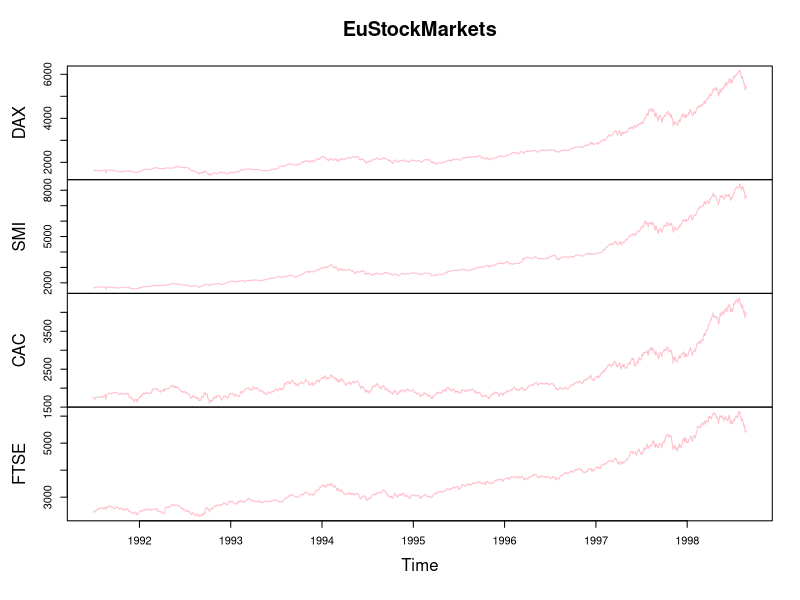
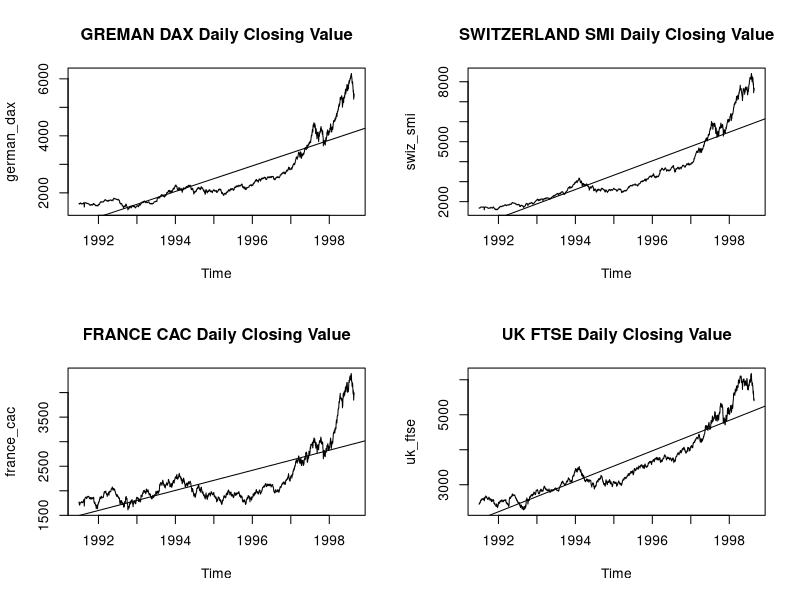
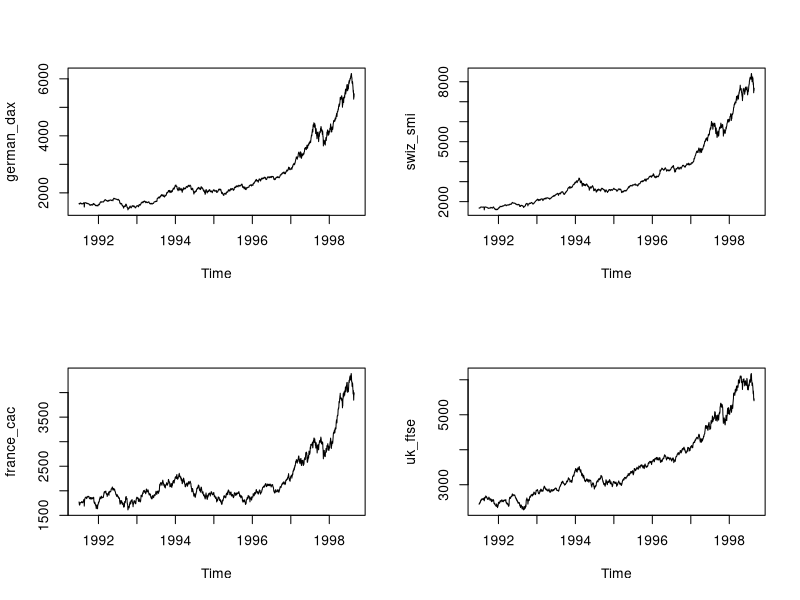
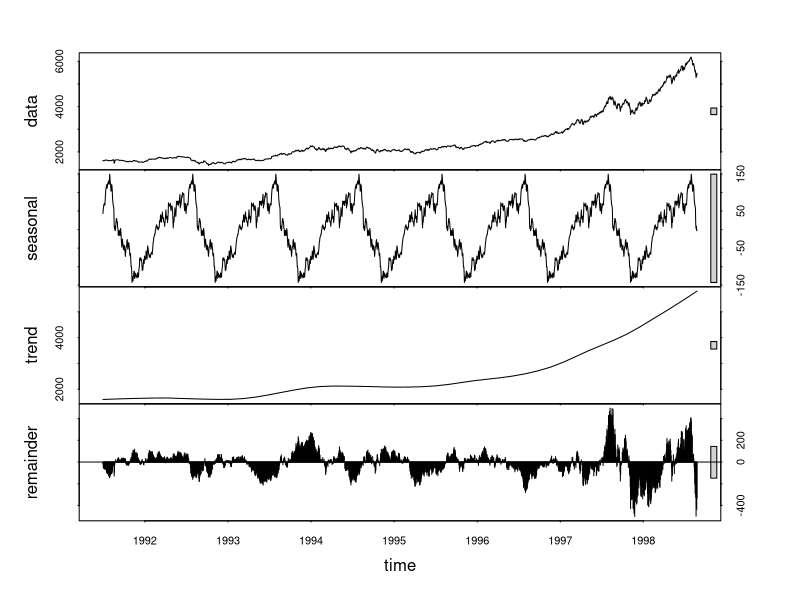
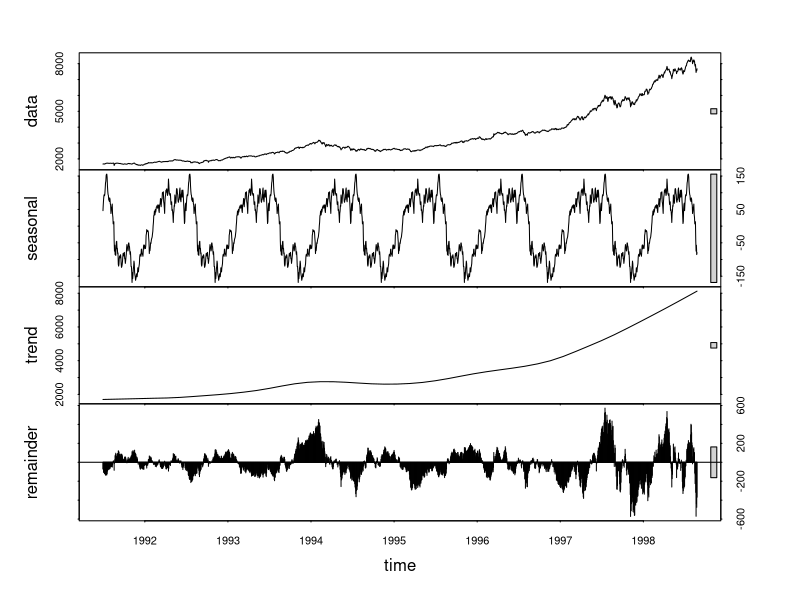
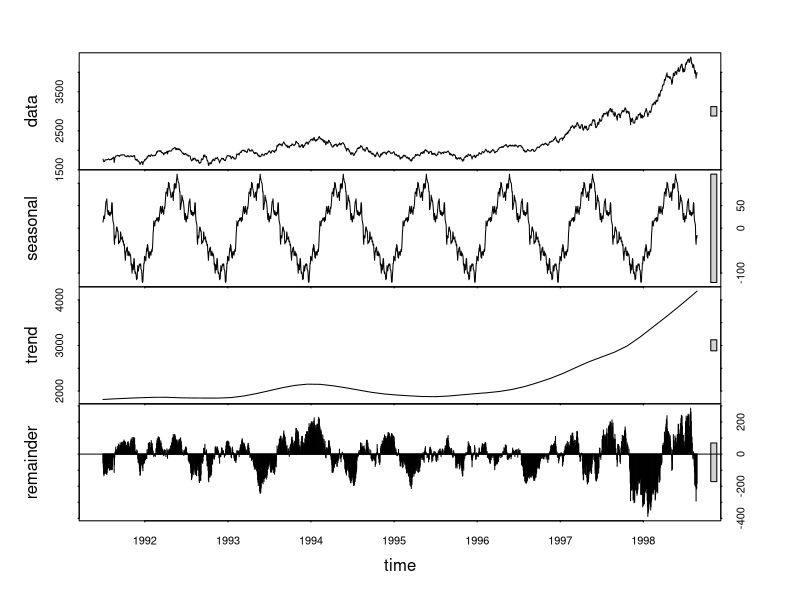
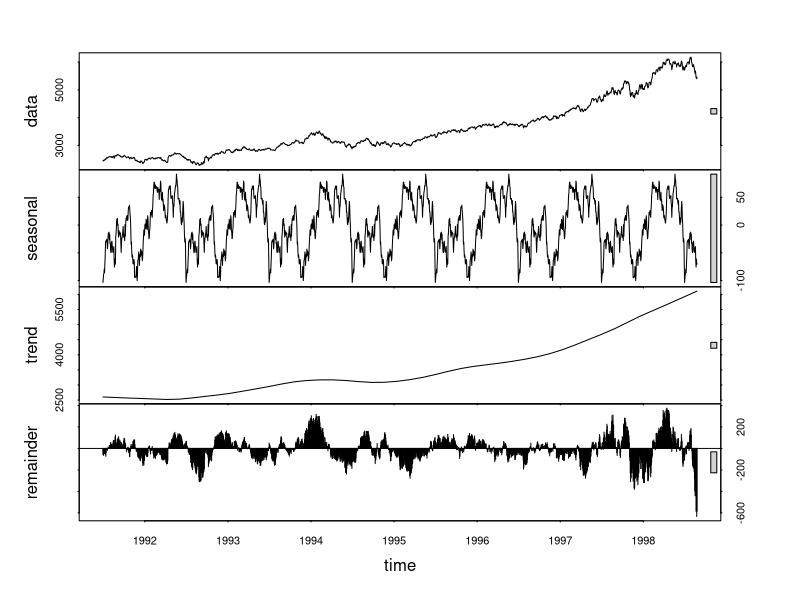
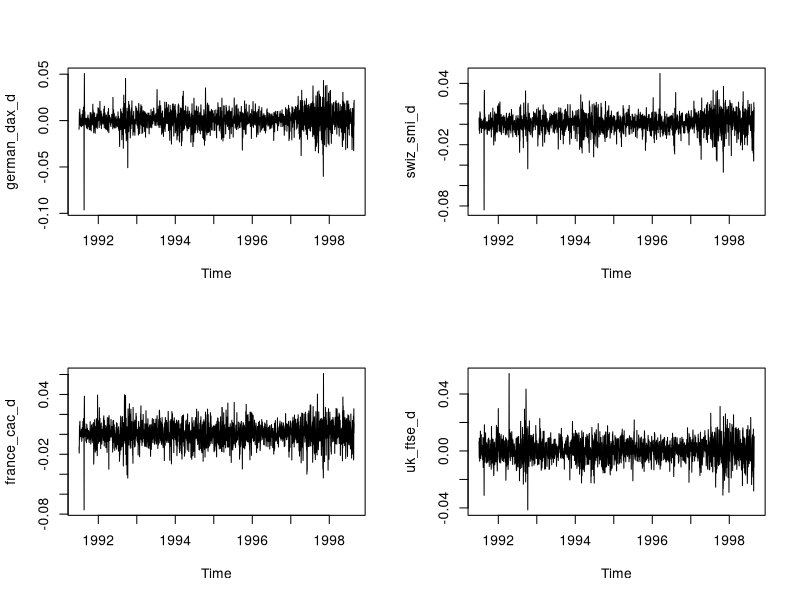

Write the R code that produced these figures, in order.
## ---- chunk 1
library(tseries)
library(forecast)
## ---- chunk 2
data("EuStockMarkets")
EuStockMarkets 
## ---- chunk 3
View(EuStockMarkets) 
head(EuStockMarkets)
## ---- chunk 4
class(EuStockMarkets)#Which class belongs 
## ---- chunk 5
frequency(EuStockMarkets)
start(EuStockMarkets)
end(EuStockMarkets)
## ---- chunk 6
plot.ts(EuStockMarkets,col = "pink")
## ---- chunk 7
summary(EuStockMarkets[,1])
summary(EuStockMarkets[,2])
summary(EuStockMarkets[,3])
summary(EuStockMarkets[,4])
## ---- chunk 8
# Germany DAX (Ibis)
par(mfrow=c(2,2))
EuStock <- EuStockMarkets
dax <- EuStockMarkets[,1]
frequency(dax)
german_dax <- ts(dax, start=start(EuStock), freq=frequency(EuStock))
plot(german_dax, main="GREMAN DAX Daily Closing Value")
abline(reg=lm(dax~time(dax)))

#Switzerland SMI
smi <- EuStockMarkets[,2]
frequency(smi)
swiz_smi <- ts(smi, start=start(EuStock), freq=frequency(EuStock))
plot(swiz_smi, main="SWITZERLAND SMI Daily Closing Value")
abline(reg=lm(smi~time(smi)))

#France CAC
cac <- EuStockMarkets[,3]
frequency(cac)
france_cac <- ts(cac, start=start(EuStock), freq=frequency(EuStock))
plot(france_cac, main="FRANCE CAC Daily Closing Value")
abline(reg=lm(cac~time(cac)))

#UK FTSE
ftse <- EuStockMarkets[,4]
frequency(ftse)
uk_ftse <- ts(ftse, start=start(EuStock), freq=frequency(EuStock))
plot(uk_ftse, main="UK FTSE Daily Closing Value")
abline(reg=lm(ftse~time(ftse)))

## ---- chunk 9
#time(german_dax)
#deltat(german_dax)
cycle(german_dax)
cycle(swiz_smi)
cycle(france_cac)
cycle(uk_ftse)
## ---- chunk 10
par(mfrow=c(2,2))
plot(german_dax)

plot(swiz_smi)

plot(france_cac)

plot(uk_ftse)

## ---- chunk 11

plot(stl(german_dax,s.window = "periodic"))#decompose

plot(stl(swiz_smi,s.window = "periodic"))

plot(stl(france_cac,s.window = "periodic"))

plot(stl(uk_ftse,s.window = "periodic"))
## ---- chunk 12
adf.test(german_dax,k=20)#more than 10 points

adf.test(swiz_smi,k=20)

adf.test(france_cac,k=20)

adf.test(uk_ftse,k=20)
## ---- chunk 13
par(mfrow=c(2,2))
german_dax_d <- diff(log(german_dax))
plot(german_dax_d)

swiz_smi_d <- diff(log(swiz_smi))
plot(swiz_smi_d)

france_cac_d <- diff(log(france_cac))
plot(france_cac_d)

uk_ftse_d <- diff(log(uk_ftse))
plot(uk_ftse_d)
## ---- chunk 14
adf.test(german_dax_d,k=15)
#kpss.test(german_dax,null = c("Trend"))

adf.test(swiz_smi_d,k=15)

adf.test(france_cac_d,k=15)

adf.test(uk_ftse_d,k=15)

## ---- chunk 15
#German-dax
acf(german_dax_d[1:length(german_dax_d)],lag.max = 15)
pacf(german_dax_d[1:length(german_dax_d)],lag.max = 20)
## ---- chunk 16
fitg1<-arima(log(german_dax),c(0,1,0))
fitg1
BIC(fitg1)
fitg2 <-arima(log(german_dax),c(0,1,1))
fitg2
BIC(fitg2)
fitg3 <-arima(log(german_dax),c(1,1,1))
fitg3
BIC(fitg3)
## ---- chunk 17
# Swiz smi
acf(swiz_smi_d[1:length(swiz_smi_d)],lag.max = 15)
pacf(swiz_smi_d[1:length(swiz_smi_d)],lag.max = 20)
## ---- chunk 18
fits1<-arima(log(swiz_smi),c(2,1,0))
fits1
BIC(fits1)
fits2 <-arima(log(swiz_smi),c(1,1,0))
fits2
BIC(fits2)
fits3 <-arima(log(swiz_smi),c(0,1,0))
fits3
BIC(fits3)
fits4 <-arima(log(swiz_smi),c(2,1,1))
fits4
BIC(fits4)
fits5 <-arima(log(swiz_smi),c(1,1,1))
fits5
BIC(fits5)
## ---- chunk 19
#France cac
acf(france_cac_d[1:length(france_cac_d)],lag.max = 15)
pacf(france_cac_d[1:length(france_cac_d)],lag.max = 20)
## ---- chunk 20
fitf1<-arima(log(france_cac),c(0,1,1))
fitf1
BIC(fitf1)
fitf2 <-arima(log(france_cac),c(0,1,0))
fitf2
BIC(fitf2)
fitf3 <-arima(log(france_cac),c(1,1,0))
fitf3
BIC(fitf3)
fitf4 <-arima(log(france_cac),c(1,1,1))
fitf4
BIC(fitf4)
## ---- chunk 21
#UK ftse
acf(uk_ftse_d[1:length(uk_ftse_d)],lag.max = 15)
pacf(uk_ftse_d[1:length(uk_ftse_d)],lag.max = 20)
## ---- chunk 22
fitu1<-arima(log(uk_ftse),c(1,1,0))
fitu1
BIC(fitu1)
fitu2 <-arima(log(uk_ftse),c(0,1,0))
fitu2
BIC(fitu2)
fitu2 <-arima(log(uk_ftse),c(1,1,1))
fitu2
BIC(fitu2)

## ---- chunk 23
par(mfrow=c(2,2))
pred<-predict(fitg1,n.ahead = 2*260)
ts.plot(german_dax,2.718^pred$pred, lty = c(1,4))#line type for forecasting values display 

pred<-predict(fits3,n.ahead = 2*260)
ts.plot(swiz_smi,2.718^pred$pred, lty = c(1,4))#line type for forecasting values display 

pred<-predict(fitf1,n.ahead = 2*260)
ts.plot(france_cac,2.718^pred$pred, lty = c(1,4))#line type for forecasting values display 

pred<-predict(fitu2,n.ahead = 2*260)
ts.plot(uk_ftse,2.718^pred$pred, lty = c(1,4))#line type for forecasting values display 

## ---- chunk 24
par(mfrow=c(2,2))
mydata_fcstg <- forecast:::forecast.Arima(fitg1,h=10*12)
forecast:::plot.forecast(mydata_fcstg)
plot(mydata_fcstg$residuals)

mydata_fcsts <- forecast:::forecast.Arima(fits3,h=10*12)
forecast:::plot.forecast(mydata_fcsts)
plot(mydata_fcsts$residuals)

mydata_fcstf <- forecast:::forecast.Arima(fitf1,h=10*12)
forecast:::plot.forecast(mydata_fcstf)
plot(mydata_fcstf$residuals)

mydata_fcstu <- forecast:::forecast.Arima(fitu2,h=10*12)
forecast:::plot.forecast(mydata_fcstu)
plot(mydata_fcstu$residuals)

## ---- chunk 25
par(mfrow=c(2,2))
hist(mydata_fcstg$residuals,col = "blue")#for distribution
acf(mydata_fcstg$residuals,na.action = na.pass)
Box.test(mydata_fcstg$residuals,lag = 20,type = "Ljung-Box")
accuracy(mydata_fcstg) # MAPE Mean Average percentage error value less than 7

hist(mydata_fcsts$residuals,col = "green")#for distribution
acf(mydata_fcsts$residuals,na.action = na.pass)
Box.test(mydata_fcsts$residuals,lag = 20,type = "Ljung-Box")
accuracy(mydata_fcsts) # MAPE Mean Average percentage error value less than 7

hist(mydata_fcstf$residuals,col = "red")#for distribution
acf(mydata_fcstf$residuals,na.action = na.pass)
Box.test(mydata_fcstf$residuals,lag = 20,type = "Ljung-Box")
accuracy(mydata_fcstf) # MAPE Mean Average percentage error value less than 7

hist(mydata_fcstu$residuals,col = "yellow")#for distribution
acf(mydata_fcstu$residuals,na.action = na.pass)
Box.test(mydata_fcstu$residuals,lag = 20,type = "Ljung-Box")
accuracy(mydata_fcstu) # MAPE Mean Average percentage error value less than 7

## ---- chunk 26
ar_WN <- arima.sim(list(order=c(0,0,0)),n=50) # simulating the model,ARIMA(000)is the white noise.50points.
plot(ar_WN)
ar_WN <- arima.sim(list(order=c(0,1,0)),n=50) # simulating the model,ARIMA(000)is the white noise.50points.
plot(ar_WN)
## ---- chunk 27
par(mfrow=c(2,2))
german <- ses(german_dax,h=10*12) 
plot(german)

swiz <- ses(swiz_smi,h=10*12) 
plot(swiz)

france <- ses(france_cac,h=10*12)
plot(france)

uk <- ses(uk_ftse,h=10*12) 
plot(uk)

## ---- chunk 28
par(mfrow=c(2,2))
air_holt <- holt(german_dax,h=10*12)
plot(air_holt)

air_holt <- holt(swiz_smi,h=10*12)
plot(air_holt)

air_holt <- holt(france_cac,h=10*12)
plot(air_holt)

air_holt <- holt(uk_ftse,h=10*12)
plot(air_holt)
## ---- chunk 29
par(mfrow=c(2,2))
air_german <- HoltWinters(german_dax,beta = FALSE,gamma = FALSE) # alpha is true becoz of random fluctuations
plot(air_german)
air_german_fcst<-forecast:::forecast.HoltWinters(air_german,h=10*12)
forecast:::plot.forecast(air_german_fcst)
plot(air_german_fcst)

air_swiz <- HoltWinters(swiz_smi,beta = FALSE,gamma = FALSE) # alpha is true becoz of random fluctuations
plot(air_swiz)
air_swiz_fcst<-forecast:::forecast.HoltWinters(air_swiz,h=10*12)
forecast:::plot.forecast(air_swiz_fcst)
plot(air_swiz_fcst)

air_france <- HoltWinters(france_cac,beta = FALSE,gamma = FALSE) # alpha is true becoz of random fluctuations
plot(air_france)
air_france_fcst<-forecast:::forecast.HoltWinters(air_france,h=10*12)
forecast:::plot.forecast(air_france_fcst)
plot(air_france_fcst)

air_uk <- HoltWinters(uk_ftse,beta = FALSE,gamma = FALSE) # alpha is true becoz of random fluctuations
plot(air_uk)
air_uk_fcst<-forecast:::forecast.HoltWinters(air_uk,h=10*12)
forecast:::plot.forecast(air_uk_fcst)
plot(air_uk_fcst)

## ---- chunk 30
par(mfrow=c(2,2))
air_german <- HoltWinters(german_dax,gamma = FALSE) # alpha,beta is true becoz of random fluctuations
air_german
plot(air_german)
air_german_fcst<-forecast:::forecast.HoltWinters(air_german,h=10*12)
forecast:::plot.forecast(air_german_fcst)
plot(air_german_fcst)

air_swiz <- HoltWinters(swiz_smi,gamma = FALSE) # alpha ,beta is true becoz of random fluctuations
plot(air_swiz)
air_swiz_fcst<-forecast:::forecast.HoltWinters(air_swiz,h=10*12)
forecast:::plot.forecast(air_swiz_fcst)
plot(air_swiz_fcst)

air_france <- HoltWinters(france_cac,gamma = FALSE) # alpha,beta is true becoz of random fluctuations
plot(air_france)
air_france_fcst<-forecast:::forecast.HoltWinters(air_france,h=10*12)
forecast:::plot.forecast(air_france_fcst)
plot(air_france_fcst)

air_uk <- HoltWinters(uk_ftse,gamma = FALSE) # alpha,beta is true becoz of random fluctuations
plot(air_uk)
air_uk_fcst<-forecast:::forecast.HoltWinters(air_uk,h=10*12)
forecast:::plot.forecast(air_uk_fcst)
plot(air_uk_fcst)

## ---- chunk 31
#German
air_german <- HoltWinters(german_dax) # alpha,beta and gamma is true becoz of random fluctuations
#air_german
plot(air_german)
air_german_fcst<-forecast:::forecast.HoltWinters(air_german,h=10*12)
forecast:::plot.forecast(air_german_fcst)
plot(air_german_fcst)
#Switzerland
air_swiz <- HoltWinters(swiz_smi) # alpha,beta and gamma is true becoz of random fluctuations
plot(air_swiz)
air_swiz_fcst<-forecast:::forecast.HoltWinters(air_swiz,h=10*12)
forecast:::plot.forecast(air_swiz_fcst)
plot(air_swiz_fcst)
#France
air_france <- HoltWinters(france_cac) # alpha,beta and gamma is true becoz of random fluctuations
plot(air_france)
air_france_fcst<-forecast:::forecast.HoltWinters(air_france,h=10*12)
forecast:::plot.forecast(air_france_fcst)
plot(air_france_fcst)
#UK
air_uk <- HoltWinters(uk_ftse) # alpha,beta and gamma is true becoz of random fluctuations
plot(air_uk)
air_uk_fcst<-forecast:::forecast.HoltWinters(air_uk,h=10*12)
forecast:::plot.forecast(air_uk_fcst)
plot(air_uk_fcst)

